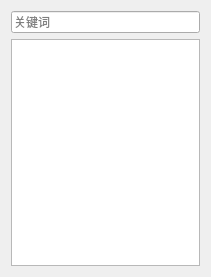
<?xml version="1.0" encoding="UTF-8"?>
<ui version="4.0">
 <class>ContactPage</class>
 <widget class="QWidget" name="ContactPage">
  <property name="geometry">
   <rect>
    <x>0</x>
    <y>0</y>
    <width>211</width>
    <height>277</height>
   </rect>
  </property>
  <property name="windowTitle">
   <string>搜索</string>
  </property>
  <layout class="QVBoxLayout" name="verticalLayout">
   <item>
    <widget class="SearchEdit" name="lineEdit">
     <property name="placeholderText">
      <string>关键词</string>
     </property>
    </widget>
   </item>
   <item>
    <widget class="QListView" name="listView">
     <property name="editTriggers">
      <set>QAbstractItemView::NoEditTriggers</set>
     </property>
    </widget>
   </item>
  </layout>
 </widget>
 <customwidgets>
  <customwidget>
   <class>SearchEdit</class>
   <extends>QLineEdit</extends>
   <header>searchedit.h</header>
  </customwidget>
 </customwidgets>
 <resources/>
 <connections/>
</ui>
